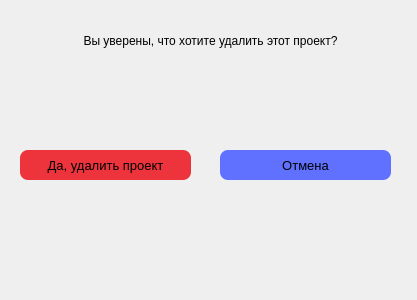
<?xml version="1.0" encoding="UTF-8"?>
<ui version="4.0">
 <class>Dialog</class>
 <widget class="QDialog" name="Dialog">
  <property name="geometry">
   <rect>
    <x>0</x>
    <y>0</y>
    <width>417</width>
    <height>300</height>
   </rect>
  </property>
  <property name="windowTitle">
   <string>Dialog</string>
  </property>
  <widget class="QLabel" name="label">
   <property name="geometry">
    <rect>
     <x>50</x>
     <y>20</y>
     <width>321</width>
     <height>41</height>
    </rect>
   </property>
   <property name="text">
    <string>Вы уверены, что хотите удалить этот проект?</string>
   </property>
   <property name="alignment">
    <set>Qt::AlignCenter</set>
   </property>
  </widget>
  <widget class="QLabel" name="label_2">
   <property name="geometry">
    <rect>
     <x>30</x>
     <y>60</y>
     <width>361</width>
     <height>31</height>
    </rect>
   </property>
   <property name="text">
    <string/>
   </property>
   <property name="alignment">
    <set>Qt::AlignCenter</set>
   </property>
  </widget>
  <widget class="QPushButton" name="pushButton_6">
   <property name="geometry">
    <rect>
     <x>220</x>
     <y>150</y>
     <width>171</width>
     <height>30</height>
    </rect>
   </property>
   <property name="sizePolicy">
    <sizepolicy hsizetype="Expanding" vsizetype="Fixed">
     <horstretch>0</horstretch>
     <verstretch>0</verstretch>
    </sizepolicy>
   </property>
   <property name="palette">
    <palette>
     <active>
      <colorrole role="Button">
       <brush brushstyle="SolidPattern">
        <color alpha="255">
         <red>96</red>
         <green>112</green>
         <blue>255</blue>
        </color>
       </brush>
      </colorrole>
      <colorrole role="Base">
       <brush brushstyle="SolidPattern">
        <color alpha="255">
         <red>96</red>
         <green>112</green>
         <blue>255</blue>
        </color>
       </brush>
      </colorrole>
      <colorrole role="Window">
       <brush brushstyle="SolidPattern">
        <color alpha="255">
         <red>96</red>
         <green>112</green>
         <blue>255</blue>
        </color>
       </brush>
      </colorrole>
     </active>
     <inactive>
      <colorrole role="Button">
       <brush brushstyle="SolidPattern">
        <color alpha="255">
         <red>96</red>
         <green>112</green>
         <blue>255</blue>
        </color>
       </brush>
      </colorrole>
      <colorrole role="Base">
       <brush brushstyle="SolidPattern">
        <color alpha="255">
         <red>96</red>
         <green>112</green>
         <blue>255</blue>
        </color>
       </brush>
      </colorrole>
      <colorrole role="Window">
       <brush brushstyle="SolidPattern">
        <color alpha="255">
         <red>96</red>
         <green>112</green>
         <blue>255</blue>
        </color>
       </brush>
      </colorrole>
     </inactive>
     <disabled>
      <colorrole role="Button">
       <brush brushstyle="SolidPattern">
        <color alpha="255">
         <red>96</red>
         <green>112</green>
         <blue>255</blue>
        </color>
       </brush>
      </colorrole>
      <colorrole role="Base">
       <brush brushstyle="SolidPattern">
        <color alpha="255">
         <red>96</red>
         <green>112</green>
         <blue>255</blue>
        </color>
       </brush>
      </colorrole>
      <colorrole role="Window">
       <brush brushstyle="SolidPattern">
        <color alpha="255">
         <red>96</red>
         <green>112</green>
         <blue>255</blue>
        </color>
       </brush>
      </colorrole>
     </disabled>
    </palette>
   </property>
   <property name="font">
    <font>
     <pointsize>10</pointsize>
    </font>
   </property>
   <property name="mouseTracking">
    <bool>false</bool>
   </property>
   <property name="styleSheet">
    <string notr="true">background-color: rgb(96, 112, 255);
border-radius: 8px;</string>
   </property>
   <property name="text">
    <string>Отмена</string>
   </property>
   <property name="default">
    <bool>false</bool>
   </property>
   <property name="flat">
    <bool>false</bool>
   </property>
  </widget>
  <widget class="QPushButton" name="pushButton_7">
   <property name="geometry">
    <rect>
     <x>20</x>
     <y>150</y>
     <width>171</width>
     <height>30</height>
    </rect>
   </property>
   <property name="sizePolicy">
    <sizepolicy hsizetype="Expanding" vsizetype="Fixed">
     <horstretch>0</horstretch>
     <verstretch>0</verstretch>
    </sizepolicy>
   </property>
   <property name="palette">
    <palette>
     <active>
      <colorrole role="Button">
       <brush brushstyle="SolidPattern">
        <color alpha="255">
         <red>237</red>
         <green>51</green>
         <blue>59</blue>
        </color>
       </brush>
      </colorrole>
      <colorrole role="Base">
       <brush brushstyle="SolidPattern">
        <color alpha="255">
         <red>237</red>
         <green>51</green>
         <blue>59</blue>
        </color>
       </brush>
      </colorrole>
      <colorrole role="Window">
       <brush brushstyle="SolidPattern">
        <color alpha="255">
         <red>237</red>
         <green>51</green>
         <blue>59</blue>
        </color>
       </brush>
      </colorrole>
     </active>
     <inactive>
      <colorrole role="Button">
       <brush brushstyle="SolidPattern">
        <color alpha="255">
         <red>237</red>
         <green>51</green>
         <blue>59</blue>
        </color>
       </brush>
      </colorrole>
      <colorrole role="Base">
       <brush brushstyle="SolidPattern">
        <color alpha="255">
         <red>237</red>
         <green>51</green>
         <blue>59</blue>
        </color>
       </brush>
      </colorrole>
      <colorrole role="Window">
       <brush brushstyle="SolidPattern">
        <color alpha="255">
         <red>237</red>
         <green>51</green>
         <blue>59</blue>
        </color>
       </brush>
      </colorrole>
     </inactive>
     <disabled>
      <colorrole role="Button">
       <brush brushstyle="SolidPattern">
        <color alpha="255">
         <red>237</red>
         <green>51</green>
         <blue>59</blue>
        </color>
       </brush>
      </colorrole>
      <colorrole role="Base">
       <brush brushstyle="SolidPattern">
        <color alpha="255">
         <red>237</red>
         <green>51</green>
         <blue>59</blue>
        </color>
       </brush>
      </colorrole>
      <colorrole role="Window">
       <brush brushstyle="SolidPattern">
        <color alpha="255">
         <red>237</red>
         <green>51</green>
         <blue>59</blue>
        </color>
       </brush>
      </colorrole>
     </disabled>
    </palette>
   </property>
   <property name="font">
    <font>
     <pointsize>10</pointsize>
    </font>
   </property>
   <property name="mouseTracking">
    <bool>false</bool>
   </property>
   <property name="styleSheet">
    <string notr="true">background-color: rgb(237, 51, 59);
border-radius: 8px;</string>
   </property>
   <property name="text">
    <string>Да, удалить проект</string>
   </property>
   <property name="default">
    <bool>false</bool>
   </property>
   <property name="flat">
    <bool>false</bool>
   </property>
  </widget>
 </widget>
 <resources/>
 <connections/>
</ui>
